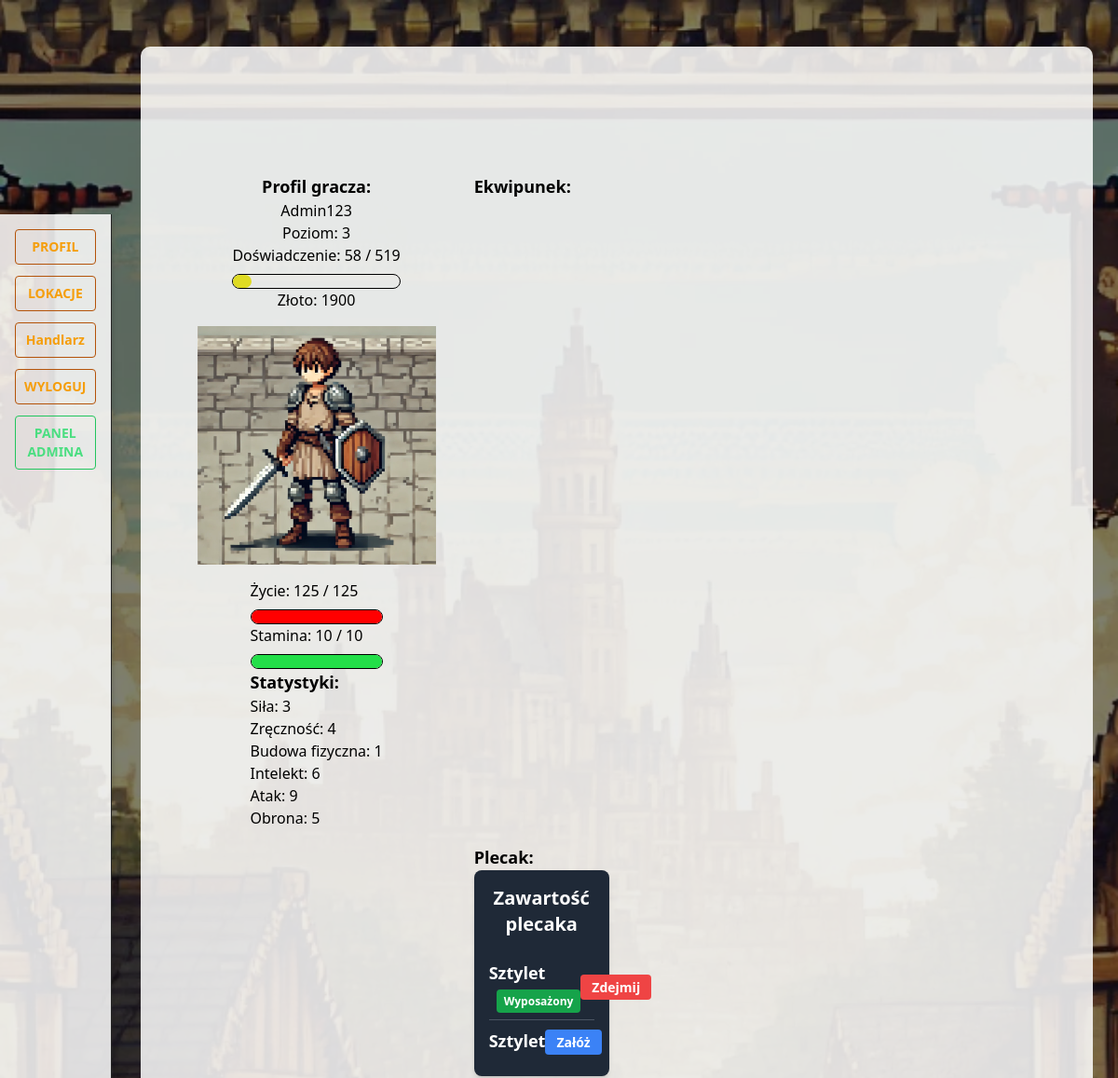
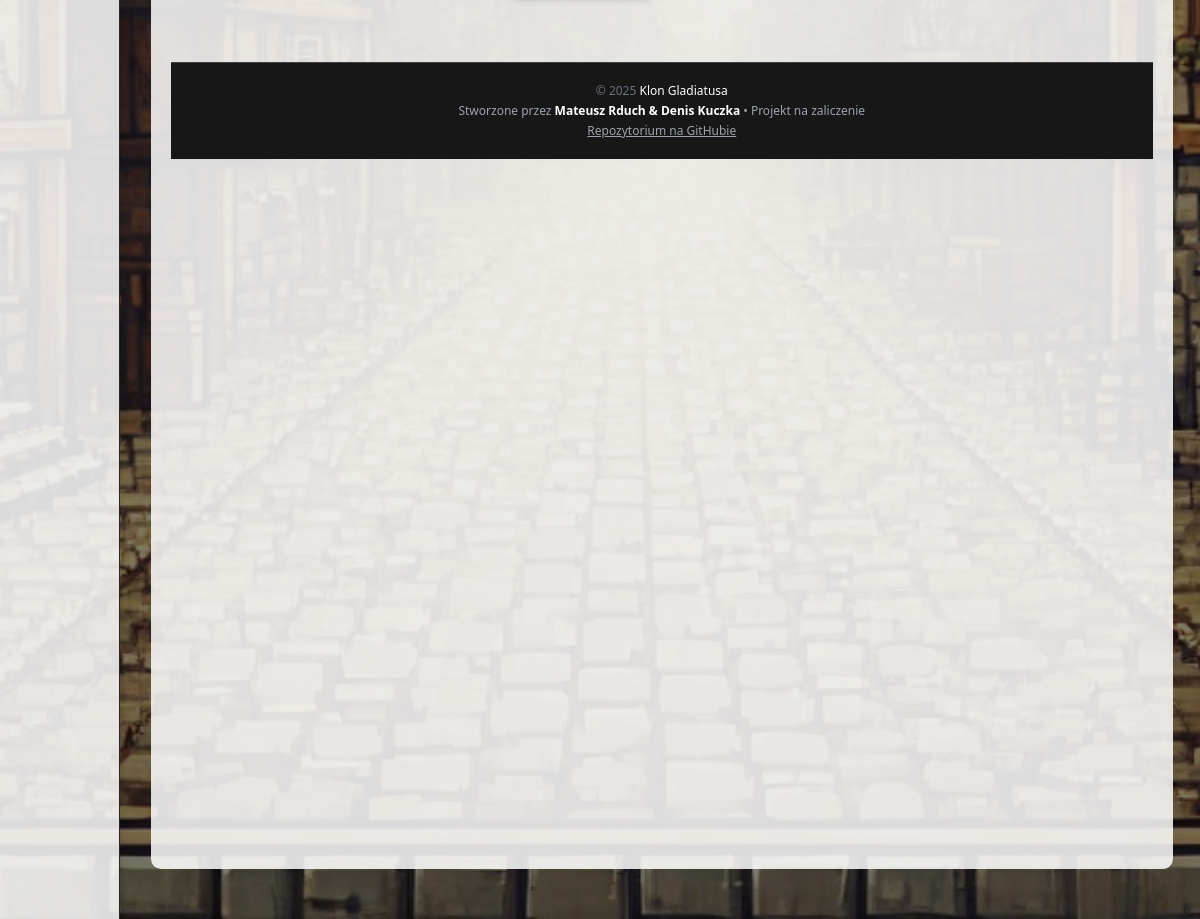
The app's page /user_profile/profil/ (signed in) with its own data (2 pictures, top to bottom).
### klon/user_profile/models.py (models this page shows, shortened)
class UserProfile(models.Model):
    user = models.OneToOneField(User, on_delete=models.CASCADE)
    strength = models.IntegerField(default=1)
    dexterity = models.IntegerField(default=1)
    constitution = models.IntegerField(default=1)
    intelligence = models.IntegerField(default=1)
    level = models.IntegerField(default=1)
    experience = models.IntegerField(default=0)
    stat_points = models.IntegerField(default=0)
    max_hp = models.IntegerField(default=100)
    hp = models.IntegerField(default=100)
    base_hp = models.IntegerField(default=100)
    defence = models.IntegerField(default=0)
    base_defence = models.IntegerField(default=0)
    attack = models.IntegerField(default=0)
    base_attack = models.IntegerField(default=0)
    gold = models.IntegerField(default=0)
    last_regen = models.DateTimeField(default=timezone.now)
    last_regen_stm = models.DateTimeField(default=timezone.now)
    max_stamina = models.IntegerField(default=10)
    stamina = models.IntegerField(default=10)
    def lvlup_exp(self):
        return math.floor(100 * (self.level ** 1.5))
    def dodaj_exp(self, exp):
        self.experience += exp
        while self.experience >= self.lvlup_exp():
            self.experience -= self.lvlup_exp()
            self.lvlup()
        self.save()
    def hp_regen(self):
        regen_timer = timezone.now() - self.last_regen
        regen_minutes = regen_timer.total_seconds() / 60
        regen_amount = math.floor((self.intelligence/2 + self.constitution/10) * round(regen_minutes))
        new_hp = self.hp + regen_amount
        if new_hp > self.max_hp:
            self.hp = self.max_hp
        else:
            self.hp = round(new_hp)
        if regen_amount > 0 or self.hp == self.max_hp:
            self.last_regen = timezone.now()
        self.save()
    def stamina_regen(self):
        regen_timer = timezone.now() - self.last_regen_stm
        regen_minutes = regen_timer.total_seconds() / 60
        regen_amount = math.floor((self.intelligence/2) * round(regen_minutes))
        new_stamina = self.stamina + regen_amount
        if new_stamina > self.max_stamina:
            self.stamina = self.max_stamina
        else:
            self.stamina = round(new_stamina)
        if regen_amount > 0 or self.stamina == self.max_stamina:
            self.last_regen_stm = timezone.now()
        self.save()

### klon/inventory/models.py (models this page shows, shortened)
class InventoryItem(models.Model):
    user = models.ForeignKey(User, on_delete=models.CASCADE)
    item = models.ForeignKey(Item, on_delete=models.CASCADE)
    equipped = models.BooleanField(default=False)

### klon/items/models.py (models this page shows, shortened)
class Item(models.Model):
    SLOT_CHOICES = [
        ('head', 'Head'),
        ('chest', 'Chest'),
        ('legs', 'Legs'),
        ('feet', 'Feet'),
        ('hands', 'Hands'),
        ('weapon', 'Weapons'),
        ('shield', 'Shield'),
        ('accessory', 'Accessory'),
    ]
    name = models.CharField(max_length=100, unique=True, help_text="Nazwa przedmiotu")
    description = models.TextField(blank=True, help_text="Opis przedmiotu")
    rarity = models.CharField(
        max_length=50,
        choices=[
            ('common', 'Common'),
            ('uncommon', 'Uncommon'),
            ('rare', 'Rare'),
            ('epic', 'Epic'),
            ('legendary', 'Legendary'),
        ],
        default='common',
        help_text= "Rzadkość przedmiotu"
    )
    slot = models.CharField(
        max_length=50,
        choices=SLOT_CHOICES,
        help_text="Slot, do którego pasuje przedmiot"
    )
    item_level = models.IntegerField(help_text="Poziom przedmiotu(ilvl)")
    dmg = models.IntegerField(default=0, help_text="Obrażenia przedmiotu")
    dmg_max = models.IntegerField(default=0, help_text="Maksymalne obrażenia przedmiotu")
    dmg_min = models.IntegerField(default=0, help_text="Minimalne obrażenia przedmiotu")
    item_strength = models.IntegerField(default=0, help_text="Siła przedmiotu")
    item_dexterity = models.IntegerField(default=0, help_text="Zręczność przedmiotu")
    item_constitution = models.IntegerField(default=0, help_text="Wytrzymałość przedmiotu")
    item_intelligence = models.IntegerField(default=0, help_text="Inteligencja przedmiotu")
    value = models.IntegerField(default=0, help_text="Wartość przedmiotu")

### klon/user_profile/views.py (the view)
# urls.py: path('profil/', views.WidokProfilu.as_view(), name='profil'),
class WidokProfilu(BazaWidokuProfilu, TemplateView):
    template_name = "profil_gracza/profil.html"
    def get_context_data(self, **kwargs):
        context = super().get_context_data(**kwargs)
        player = self.get_user_profile()
        if isinstance(player, UserProfile):
            player.dodaj_exp(0)
            player.hp_regen()
            player.stamina_regen()
            experience_percentage = round((player.experience / player.lvlup_exp()) * 100)
            hp_percentage = round((player.hp / player.max_hp) * 100)
            stamina_percentage = round((player.stamina / player.max_stamina) * 100)
            print(f"Procent staminy: {stamina_percentage}%")
            print(f"Procent zdrowia: {hp_percentage}%")
            print(f"Dostępne pkt stystyk: {player.stat_points}")
            print(f"Procent doświadczenia: {experience_percentage}%")
            context.update({
                "items": InventoryItem.objects.filter(user=player.user),
                "player": player,
                "experience_percentage": experience_percentage,
                "hp_percentage": hp_percentage,
                "stamina_percentage": stamina_percentage,
                "tooltips": {
                    "strength": "Siła wpływa na obrażenia zadawane przeciwnikom.",
                    "dexterity": "Zręczność zwiększa obronę.",
                    "constitution": "Budowa fizyczna zwiększa maksymalne punkty życia i wpływa na regenerację punktów życia.",
                    "intelligence": "Inteligencja wpływa na szybkość regeneracji punktów życia."
                }
            })
        return context

### klon/user_profile/views.py (called while the page is built)
    def get_user_profile(self):
        try:
            return self.request.user.userprofile
        except UserProfile.DoesNotExist:
            messages.error(self.request, "Nie znaleziono profilu gracza. Zarejestruj lub zaloguj.")
            return redirect("login_user")

### klon/user_profile/templates/profil_gracza/profil.html (shortened to what this page needs)
{% extends "base.html" %}
{% load static %}
{% block sidebar %}
{% include 'sidebar.html' %}
{% endblock %}
{% block content %}
<div class="grid grid-cols-6 gap-4 p-4">
    <div class="grid justify-items-center col-span-2">
        <div class="text-center">
            <div class="font-bold text-lg">Profil gracza:</div>
            <div class="capitalize">{{ player.user.username }}</div>
            <div>Poziom: {{ player.level }}</div>
            <div>Doświadczenie: {{ player.experience }} / {{ player.lvlup_exp }}</div>
            <div class="experience-bar">
                <div class="experience-bar-fill" style="width: {{ experience_percentage }}%"></div>
            </div>
            <div>Złoto: {{ player.gold }} </div>
        </div>
        <div class="mt-4">
            <img src="{% static 'images/profilowe.webp' %}" alt="Profilowe" class="w-64 h-64 object-cover">
        </div>
        <div class="mt-4">
            <div>Życie: {{ player.hp }} / {{ player.max_hp }}</div>
            <div class="experience-bar">
                <div class="hp-bar-fill" style="width: {{ hp_percentage }}%"></div>
            </div>
            <div>Stamina: {{ player.stamina }} / {{ player.max_stamina }}</div>
            <div class="experience-bar">
                <div class="stamina-bar-fill" style="width: {{ stamina_percentage }}%"></div>
            </div>
            <div>
                <h3 class="font-bold text-lg">Statystyki:</h3>
            </div>
            <div x-data="{ tooltip: '' }" >
                <span @mouseover="tooltip = '{{ tooltips.strength }}'" @mouseleave="tooltip = ''">
                    Siła: {{ player.strength }}
                </span>
            </div>
            <div x-data="{ tooltip: '' }" >
                <span @mouseover="tooltip = '{{ tooltips.dexterity }}'" @mouseleave="tooltip = ''">
                    Zręczność: {{ player.dexterity }}
                </span>
            </div>
            <div x-data="{ tooltip: '' }" >
                <span @mouseover="tooltip = '{{ tooltips.constitution }}'" @mouseleave="tooltip = ''">
                    Budowa fizyczna: {{ player.constitution }}
                </span>
            </div>
            <div x-data="{ tooltip: '' }" >
                <span @mouseover="tooltip = '{{ tooltips.intelligence }}'" @mouseleave="tooltip = ''">
                    Intelekt: {{ player.intelligence }}
                </span>
            </div>
            <div>Atak: {{ player.attack }}</div>
            <div>Obrona: {{ player.defence }}</div>
        </div>
    </div>
    <div class="col-span-4">
        <div class="font-bold text-lg">
            Ekwipunek:
        </div>
    </div>
    <div class="col-span-6 grid grid-cols-subgrid gap-4">
        <div class="col-start-3 font-bold text-lg">
            Plecak:
            <div>
                {% include 'inventory/backpackComponent.html' %}
            </div>
        </div>
    </div>
</div>
{% endblock %}
{% block footer %}
{% include 'footer.html' %}
{% endblock %}

### klon/templates/base.html (shortened to what this page needs)
<!DOCTYPE html>
{% load static %}
<html lang="pl">
  <head>
    <script src="https://cdn.tailwindcss.com"></script>
    <link  rel="stylesheet" href="{% static 'css/custom.css' %}" />
  </head>
  <body>
    <div class="grid grid-cols-[1fr_9fr] gap-1">
      {% block sidebar %} {% endblock %}
      <div class="content">
        <div class="h-[100px] w-full">{% block banner_up %} {% endblock %}</div>
        <div class="">{% block content %} {% endblock %} </div>
        <div class="">{% block footer %} {% endblock %}</div>
      </div>
    </div>
  </body>
</html>

### klon/templates/sidebar.html (shortened to what this page needs)
<aside id="sidebar" class="h-screen bg-neutral-900 border-r border-neutral-800 p-4" aria-label="Sidebar">
  <div class="flex flex-col gap-3 text-sm">
    {% if user.is_authenticated %}
      <a href="{% url 'profil' %}"
         class="w-full text-center rounded bg-transparent border border-amber-700 text-amber-500 hover:bg-amber-700 hover:text-white transition py-2 font-semibold">
        PROFIL
      </a>
      <div class="relative group">
      <a href="{% url 'mapa' %}"
        class="w-full text-center rounded bg-transparent border border-amber-700 text-amber-500 hover:bg-amber-700 hover:text-white transition py-2 font-semibold block">
        LOKACJE
      </a>
    </div>
      <a href="{% url 'merchant_list' %}"
         class="w-full text-center rounded bg-transparent border border-amber-700 text-amber-500 hover:bg-amber-700 hover:text-white transition py-2 font-semibold">
        Handlarz
      </a>
      <a href="{% url 'logout_user' %}"
         class="w-full text-center rounded bg-transparent border border-amber-700 text-amber-500 hover:bg-amber-700 hover:text-white transition py-2 font-semibold">
        WYLOGUJ
      </a>
    {% endif %}
    {% if user.is_superuser %}
      <a href="/admin/"
         class="w-full text-center rounded bg-transparent border border-green-500 text-green-400 hover:bg-green-600 hover:text-white transition py-2 font-semibold">
        PANEL ADMINA
      </a>
    {% endif %}
  </div>
</aside>

### klon/inventory/templates/inventory/backpackComponent.html
<div class="bg-gray-800 p-4 rounded-lg shadow-md text-white">
    <h3 class="text-xl font-bold mb-4 text-center">Zawartość plecaka</h3>
    {% if items %}
        <ul class="divide-y divide-gray-600">
            {% for item in items %}
                <li class="py-2 flex justify-between items-center">
                    <div>
                        <span class="font-semibold">{{ item.item.name }}</span>
                        {% if item.equipped %}
                            <span class="ml-2 px-2 py-1 bg-green-600 text-xs rounded">Wyposażony</span>
                        {% endif %}
                    </div>
                    <div>
                        {% if item.equipped %}
                            <a href="{% url 'unequip_item' item.id %}" class="bg-red-500 hover:bg-red-600 text-white text-sm px-3 py-1 rounded">
                                Zdejmij
                            </a>
                        {% else %}
                            <a href="{% url 'equip_item' item.id %}" class="bg-blue-500 hover:bg-blue-600 text-white text-sm px-3 py-1 rounded">
                                Załóż
                            </a>
                        {% endif %}
                    </div>
                </li>
            {% endfor %}
        </ul>
    {% else %}
        <p class="text-center text-gray-400">Brak przedmiotów w plecaku.</p>
    {% endif %}
</div>

### klon/templates/footer.html
<footer class="bg-neutral-900 text-gray-400 text-xs py-5 border-t border-neutral-700 mt-12">
  <div class="max-w-5xl mx-auto px-4 text-center space-y-1">
    <p class="text-gray-500">&copy; {{ year|default:2025 }} <span class="text-white font-medium">Klon Gladiatusa</span></p>
    <p>
      Stworzone przez <span class="text-white font-semibold">Mateusz Rduch & Denis Kuczka</span> • Projekt na zaliczenie
    </p>
    <p>
      <a href="https://github.com/Exhil95/klon_gladiatusa" target="_blank" class="text-gray-400 hover:text-white underline">
        Repozytorium na GitHubie
      </a>
    </p>
  </div>
</footer>

### klon/static/css/custom.css (style rules this page uses)
body { background: url('/static/images/background.jpg') no-repeat center center fixed; background-size: cover; color: black; }
.content { position: relative; z-index: 1; background: rgba(255, 255, 255, 0.85); margin: 50px auto; padding: 20px; max-width: 95%; min-height: 50%; min-width: 90%; border-radius: 10px; }
.experience-bar { width: 100%; background-color: transparent; border: 1px solid black; border-radius: 9999px; height: 1rem; margin-top: 0.5rem; }
.hp-bar-fill { background-color: red; height: 100%; border-radius: 9999px; }
.experience-bar-fill { background-color: rgb(223, 219, 35); height: 100%; border-radius: 9999px; }
.stamina-bar-fill { background-color: rgb(35, 223, 73); height: 100%; border-radius: 9999px; }
#sidebar { background: rgba(255, 255, 255, 0.85); box-shadow: 2px 0 5px rgba(0, 0, 0, 0.1); z-index: 1; position: relative; top: 230px; }

### records on screen
UserProfile: user.username "Admin123", level "3", experience "58", lvlup_exp "519", gold "1900", hp "125", max_hp "125", stamina "10", max_stamina "10", strength "3", dexterity "4", constitution "1", intelligence "6", attack "9", defence "5"
InventoryItem: item.name "Sztylet", equipped "Wyposażony"
InventoryItem: item.name "Sztylet", equipped "Załóż"

### other values on screen
{{ year|default:2025 }} "2025"
